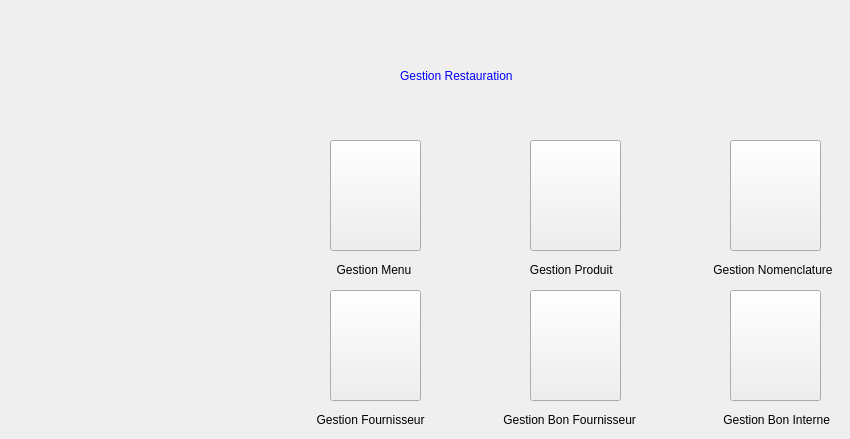
   <widget class="QWidget" name="page">
    <widget class="QLabel" name="label_4">
     <property name="geometry">
      <rect>
       <x>400</x>
       <y>40</y>
       <width>351</width>
       <height>71</height>
      </rect>
     </property>
     <property name="styleSheet">
      <string notr="true">font: 75 italic 32pt &quot;MS Serif&quot;;
color: rgb(0, 0, 255);
border-image: url(:/new/prefix1/img/2700165_4275d.jpg);
</string>
     </property>
     <property name="text">
      <string>Gestion Restauration </string>
     </property>
    </widget>
    <widget class="QPushButton" name="pushButton_1238">
     <property name="geometry">
      <rect>
       <x>530</x>
       <y>290</y>
       <width>91</width>
       <height>111</height>
      </rect>
     </property>
     <property name="styleSheet">
      <string notr="true">image: url(:/new/prefix1/img/500_F_232634055_nsd24iXrNY8eRpc9oJJu4YHPFLmDmYWP.jpg);</string>
     </property>
     <property name="text">
      <string/>
     </property>
    </widget>
    <widget class="QPushButton" name="pushButton_1248">
     <property name="geometry">
      <rect>
       <x>530</x>
       <y>140</y>
       <width>91</width>
       <height>111</height>
      </rect>
     </property>
     <property name="styleSheet">
      <string notr="true">image: url(:/new/prefix1/img/unnamed.png);
image: url(:/new/prefix1/img/rrr.jpg);</string>
     </property>
     <property name="text">
      <string/>
     </property>
    </widget>
    <widget class="QPushButton" name="pushButton_1250">
     <property name="geometry">
      <rect>
       <x>330</x>
       <y>140</y>
       <width>91</width>
       <height>111</height>
      </rect>
     </property>
     <property name="styleSheet">
      <string notr="true">image: url(:/new/Perfix1/img/aaa.jpg);
image: url(:/new/prefix1/img/aaa.jpg);
</string>
     </property>
     <property name="text">
      <string/>
     </property>
    </widget>
    <widget class="QPushButton" name="pushButton_1251">
     <property name="geometry">
      <rect>
       <x>730</x>
       <y>290</y>
       <width>91</width>
       <height>111</height>
      </rect>
     </property>
     <property name="styleSheet">
      <string notr="true">image: url(:/new/prefix1/img/icon-modif2 (1).png);
image: url(:/new/prefix1/img/ff.png);</string>
     </property>
     <property name="text">
      <string/>
     </property>
    </widget>
    <widget class="QPushButton" name="pushButton_1252">
     <property name="geometry">
      <rect>
       <x>730</x>
       <y>140</y>
       <width>91</width>
       <height>111</height>
      </rect>
     </property>
     <property name="styleSheet">
      <string notr="true">image: url(:/new/prefix1/img/icon-modif2 (1).png);
image: url(:/new/prefix1/img/ee.png);</string>
     </property>
     <property name="text">
      <string/>
     </property>
    </widget>
    <widget class="QPushButton" name="pushButton_1253">
     <property name="geometry">
      <rect>
       <x>330</x>
       <y>290</y>
       <width>91</width>
       <height>111</height>
      </rect>
     </property>
     <property name="styleSheet">
      <string notr="true">image: url(:/new/prefix1/img/icon-modif2 (1).png);
image: url(:/new/prefix1/img/eez.jpg);</string>
     </property>
     <property name="text">
      <string/>
     </property>
    </widget>
    <widget class="QLabel" name="label_8">
     <property name="geometry">
      <rect>
       <x>330</x>
       <y>260</y>
       <width>91</width>
       <height>20</height>
      </rect>
     </property>
     <property name="styleSheet">
      <string notr="true">font: 75 10pt &quot;MS Shell Dlg 2&quot;;
border-image: url(:/new/prefix1/img/2700165_4275d.jpg);</string>
     </property>
     <property name="text">
      <string>  Gestion Menu </string>
     </property>
    </widget>
    <widget class="QLabel" name="label_10">
     <property name="geometry">
      <rect>
       <x>520</x>
       <y>260</y>
       <width>111</width>
       <height>20</height>
      </rect>
     </property>
     <property name="styleSheet">
      <string notr="true">font: 75 10pt &quot;MS Shell Dlg 2&quot;;
border-image: url(:/new/prefix1/img/2700165_4275d.jpg);</string>
     </property>
     <property name="text">
      <string>   Gestion Produit </string>
     </property>
    </widget>
    <widget class="QLabel" name="label_11">
     <property name="geometry">
      <rect>
       <x>710</x>
       <y>260</y>
       <width>131</width>
       <height>20</height>
      </rect>
     </property>
     <property name="styleSheet">
      <string notr="true">font: 75 10pt &quot;MS Shell Dlg 2&quot;;
border-image: url(:/new/prefix1/img/2700165_4275d.jpg);</string>
     </property>
     <property name="text">
      <string> Gestion Nomenclature  </string>
     </property>
    </widget>
    <widget class="QLabel" name="label_12">
     <property name="geometry">
      <rect>
       <x>310</x>
       <y>410</y>
       <width>131</width>
       <height>20</height>
      </rect>
     </property>
     <property name="styleSheet">
      <string notr="true">border-image: url(:/new/prefix1/img/2700165_4275d.jpg);
font: 75 10pt &quot;MS Shell Dlg 2&quot;;</string>
     </property>
     <property name="text">
      <string>  Gestion Fournisseur </string>
     </property>
    </widget>
    <widget class="QLabel" name="label_13">
     <property name="geometry">
      <rect>
       <x>500</x>
       <y>410</y>
       <width>151</width>
       <height>20</height>
      </rect>
     </property>
     <property name="styleSheet">
      <string notr="true">font: 75 10pt &quot;MS Shell Dlg 2&quot;;
border-image: url(:/new/prefix1/img/2700165_4275d.jpg);</string>
     </property>
     <property name="text">
      <string> Gestion Bon Fournisseur  </string>
     </property>
    </widget>
    <widget class="QLabel" name="label_14">
     <property name="geometry">
      <rect>
       <x>720</x>
       <y>410</y>
       <width>121</width>
       <height>20</height>
      </rect>
     </property>
     <property name="styleSheet">
      <string notr="true">font: 75 10pt &quot;MS Shell Dlg 2&quot;;
border-image: url(:/new/prefix1/img/2700165_4275d.jpg);</string>
     </property>
     <property name="text">
      <string> Gestion Bon Interne  </string>
     </property>
    </widget>
   </widget>
